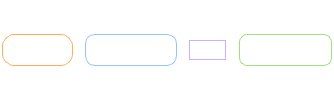
         <widget class="QWidget" name="widget" native="true">
          <property name="sizePolicy">
           <sizepolicy hsizetype="Preferred" vsizetype="Maximum">
            <horstretch>0</horstretch>
            <verstretch>0</verstretch>
           </sizepolicy>
          </property>
          <property name="styleSheet">
           <string notr="true">background-color: qlineargradient(spread:pad, x1:0.5, y1:0.0284091, x2:0.5, y2:1, stop:0.191257 rgba(255, 255, 255, 0), stop:1 rgba(255, 255, 255, 255));
border-radius: 12px;
margin: 2px;
</string>
          </property>
          <layout class="QHBoxLayout" name="horizontalLayout">
           <property name="spacing">
            <number>9</number>
           </property>
           <property name="leftMargin">
            <number>0</number>
           </property>
           <property name="topMargin">
            <number>0</number>
           </property>
           <property name="rightMargin">
            <number>0</number>
           </property>
           <property name="bottomMargin">
            <number>0</number>
           </property>
           <item>
            <widget class="QPushButton" name="firefox">
             <property name="palette">
              <palette>
               <active>
                <colorrole role="WindowText">
                 <brush brushstyle="SolidPattern">
                  <color alpha="255">
                   <red>255</red>
                   <green>255</green>
                   <blue>255</blue>
                  </color>
                 </brush>
                </colorrole>
                <colorrole role="Button">
                 <brush brushstyle="RadialGradientPattern">
                  <gradient centralx="0.500000000000000" centraly="0.500000000000000" focalx="0.500000000000000" focaly="0.500000000000000" radius="0.600000000000000" type="RadialGradient" spread="PadSpread" coordinatemode="ObjectBoundingMode">
                   <gradientstop position="0.000000000000000">
                    <color alpha="200">
                     <red>255</red>
                     <green>180</green>
                     <blue>80</blue>
                    </color>
                   </gradientstop>
                   <gradientstop position="0.500000000000000">
                    <color alpha="180">
                     <red>230</red>
                     <green>90</green>
                     <blue>30</blue>
                    </color>
                   </gradientstop>
                   <gradientstop position="1.000000000000000">
                    <color alpha="220">
                     <red>190</red>
                     <green>60</green>
                     <blue>0</blue>
                    </color>
                   </gradientstop>
                  </gradient>
                 </brush>
                </colorrole>
                <colorrole role="Text">
                 <brush brushstyle="SolidPattern">
                  <color alpha="255">
                   <red>255</red>
                   <green>255</green>
                   <blue>255</blue>
                  </color>
                 </brush>
                </colorrole>
                <colorrole role="ButtonText">
                 <brush brushstyle="SolidPattern">
                  <color alpha="255">
                   <red>255</red>
                   <green>255</green>
                   <blue>255</blue>
                  </color>
                 </brush>
                </colorrole>
                <colorrole role="Base">
                 <brush brushstyle="RadialGradientPattern">
                  <gradient centralx="0.500000000000000" centraly="0.500000000000000" focalx="0.500000000000000" focaly="0.500000000000000" radius="0.600000000000000" type="RadialGradient" spread="PadSpread" coordinatemode="ObjectBoundingMode">
                   <gradientstop position="0.000000000000000">
                    <color alpha="200">
                     <red>255</red>
                     <green>180</green>
                     <blue>80</blue>
                    </color>
                   </gradientstop>
                   <gradientstop position="0.500000000000000">
                    <color alpha="180">
                     <red>230</red>
                     <green>90</green>
                     <blue>30</blue>
                    </color>
                   </gradientstop>
                   <gradientstop position="1.000000000000000">
                    <color alpha="220">
                     <red>190</red>
                     <green>60</green>
                     <blue>0</blue>
                    </color>
                   </gradientstop>
                  </gradient>
                 </brush>
                </colorrole>
                <colorrole role="Window">
                 <brush brushstyle="RadialGradientPattern">
                  <gradient centralx="0.500000000000000" centraly="0.500000000000000" focalx="0.500000000000000" focaly="0.500000000000000" radius="0.600000000000000" type="RadialGradient" spread="PadSpread" coordinatemode="ObjectBoundingMode">
                   <gradientstop position="0.000000000000000">
                    <color alpha="200">
                     <red>255</red>
                     <green>180</green>
                     <blue>80</blue>
                    </color>
                   </gradientstop>
                   <gradientstop position="0.500000000000000">
                    <color alpha="180">
                     <red>230</red>
                     <green>90</green>
                     <blue>30</blue>
                    </color>
                   </gradientstop>
                   <gradientstop position="1.000000000000000">
                    <color alpha="220">
                     <red>190</red>
                     <green>60</green>
                     <blue>0</blue>
                    </color>
                   </gradientstop>
                  </gradient>
                 </brush>
                </colorrole>
                <colorrole role="Highlight">
                 <brush brushstyle="SolidPattern">
                  <color alpha="255">
                   <red>31</red>
                   <green>155</green>
                   <blue>93</blue>
                  </color>
                 </brush>
                </colorrole>
                <colorrole role="PlaceholderText">
                 <brush brushstyle="SolidPattern">
                  <color alpha="128">
                   <red>255</red>
                   <green>255</green>
                   <blue>255</blue>
                  </color>
                 </brush>
                </colorrole>
               </active>
               <inactive>
                <colorrole role="WindowText">
                 <brush brushstyle="SolidPattern">
                  <color alpha="255">
                   <red>255</red>
                   <green>255</green>
                   <blue>255</blue>
                  </color>
                 </brush>
                </colorrole>
                <colorrole role="Button">
                 <brush brushstyle="RadialGradientPattern">
                  <gradient centralx="0.500000000000000" centraly="0.500000000000000" focalx="0.500000000000000" focaly="0.500000000000000" radius="0.600000000000000" type="RadialGradient" spread="PadSpread" coordinatemode="ObjectBoundingMode">
                   <gradientstop position="0.000000000000000">
                    <color alpha="200">
                     <red>255</red>
                     <green>180</green>
                     <blue>80</blue>
                    </color>
                   </gradientstop>
                   <gradientstop position="0.500000000000000">
                    <color alpha="180">
                     <red>230</red>
                     <green>90</green>
                     <blue>30</blue>
                    </color>
                   </gradientstop>
                   <gradientstop position="1.000000000000000">
                    <color alpha="220">
                     <red>190</red>
                     <green>60</green>
                     <blue>0</blue>
                    </color>
                   </gradientstop>
                  </gradient>
                 </brush>
                </colorrole>
                <colorrole role="Text">
                 <brush brushstyle="SolidPattern">
                  <color alpha="255">
                   <red>255</red>
                   <green>255</green>
                   <blue>255</blue>
                  </color>
                 </brush>
                </colorrole>
                <colorrole role="ButtonText">
                 <brush brushstyle="SolidPattern">
                  <color alpha="255">
                   <red>255</red>
                   <green>255</green>
                   <blue>255</blue>
                  </color>
                 </brush>
                </colorrole>
                <colorrole role="Base">
                 <brush brushstyle="RadialGradientPattern">
                  <gradient centralx="0.500000000000000" centraly="0.500000000000000" focalx="0.500000000000000" focaly="0.500000000000000" radius="0.600000000000000" type="RadialGradient" spread="PadSpread" coordinatemode="ObjectBoundingMode">
                   <gradientstop position="0.000000000000000">
                    <color alpha="200">
                     <red>255</red>
                     <green>180</green>
                     <blue>80</blue>
                    </color>
                   </gradientstop>
                   <gradientstop position="0.500000000000000">
                    <color alpha="180">
                     <red>230</red>
                     <green>90</green>
                     <blue>30</blue>
                    </color>
                   </gradientstop>
                   <gradientstop position="1.000000000000000">
                    <color alpha="220">
                     <red>190</red>
                     <green>60</green>
                     <blue>0</blue>
                    </color>
                   </gradientstop>
                  </gradient>
                 </brush>
                </colorrole>
                <colorrole role="Window">
                 <brush brushstyle="RadialGradientPattern">
                  <gradient centralx="0.500000000000000" centraly="0.500000000000000" focalx="0.500000000000000" focaly="0.500000000000000" radius="0.600000000000000" type="RadialGradient" spread="PadSpread" coordinatemode="ObjectBoundingMode">
                   <gradientstop position="0.000000000000000">
                    <color alpha="200">
                     <red>255</red>
                     <green>180</green>
                     <blue>80</blue>
                    </color>
                   </gradientstop>
                   <gradientstop position="0.500000000000000">
                    <color alpha="180">
                     <red>230</red>
                     <green>90</green>
                     <blue>30</blue>
                    </color>
                   </gradientstop>
                   <gradientstop position="1.000000000000000">
                    <color alpha="220">
                     <red>190</red>
                     <green>60</green>
                     <blue>0</blue>
                    </color>
                   </gradientstop>
                  </gradient>
                 </brush>
                </colorrole>
                <colorrole role="Highlight">
                 <brush brushstyle="SolidPattern">
                  <color alpha="255">
                   <red>31</red>
                   <green>155</green>
                   <blue>93</blue>
                  </color>
                 </brush>
                </colorrole>
                <colorrole role="PlaceholderText">
                 <brush brushstyle="SolidPattern">
                  <color alpha="128">
                   <red>255</red>
                   <green>255</green>
                   <blue>255</blue>
                  </color>
                 </brush>
                </colorrole>
               </inactive>
               <disabled>
                <colorrole role="WindowText">
                 <brush brushstyle="SolidPattern">
                  <color alpha="255">
                   <red>255</red>
                   <green>255</green>
                   <blue>255</blue>
                  </color>
                 </brush>
                </colorrole>
                <colorrole role="Button">
                 <brush brushstyle="RadialGradientPattern">
                  <gradient centralx="0.500000000000000" centraly="0.500000000000000" focalx="0.500000000000000" focaly="0.500000000000000" radius="0.600000000000000" type="RadialGradient" spread="PadSpread" coordinatemode="ObjectBoundingMode">
                   <gradientstop position="0.000000000000000">
                    <color alpha="200">
                     <red>255</red>
                     <green>180</green>
                     <blue>80</blue>
                    </color>
                   </gradientstop>
                   <gradientstop position="0.500000000000000">
                    <color alpha="180">
                     <red>230</red>
                     <green>90</green>
                     <blue>30</blue>
                    </color>
                   </gradientstop>
                   <gradientstop position="1.000000000000000">
                    <color alpha="220">
                     <red>190</red>
                     <green>60</green>
                     <blue>0</blue>
                    </color>
                   </gradientstop>
                  </gradient>
                 </brush>
                </colorrole>
                <colorrole role="Text">
                 <brush brushstyle="SolidPattern">
                  <color alpha="255">
                   <red>255</red>
                   <green>255</green>
                   <blue>255</blue>
                  </color>
                 </brush>
                </colorrole>
                <colorrole role="ButtonText">
                 <brush brushstyle="SolidPattern">
                  <color alpha="255">
                   <red>255</red>
                   <green>255</green>
                   <blue>255</blue>
                  </color>
                 </brush>
                </colorrole>
                <colorrole role="Base">
                 <brush brushstyle="RadialGradientPattern">
                  <gradient centralx="0.500000000000000" centraly="0.500000000000000" focalx="0.500000000000000" focaly="0.500000000000000" radius="0.600000000000000" type="RadialGradient" spread="PadSpread" coordinatemode="ObjectBoundingMode">
                   <gradientstop position="0.000000000000000">
                    <color alpha="200">
                     <red>255</red>
                     <green>180</green>
                     <blue>80</blue>
                    </color>
                   </gradientstop>
                   <gradientstop position="0.500000000000000">
                    <color alpha="180">
                     <red>230</red>
                     <green>90</green>
                     <blue>30</blue>
                    </color>
                   </gradientstop>
                   <gradientstop position="1.000000000000000">
                    <color alpha="220">
                     <red>190</red>
                     <green>60</green>
                     <blue>0</blue>
                    </color>
                   </gradientstop>
                  </gradient>
                 </brush>
                </colorrole>
                <colorrole role="Window">
                 <brush brushstyle="RadialGradientPattern">
                  <gradient centralx="0.500000000000000" centraly="0.500000000000000" focalx="0.500000000000000" focaly="0.500000000000000" radius="0.600000000000000" type="RadialGradient" spread="PadSpread" coordinatemode="ObjectBoundingMode">
                   <gradientstop position="0.000000000000000">
                    <color alpha="200">
                     <red>255</red>
                     <green>180</green>
                     <blue>80</blue>
                    </color>
                   </gradientstop>
                   <gradientstop position="0.500000000000000">
                    <color alpha="180">
                     <red>230</red>
                     <green>90</green>
                     <blue>30</blue>
                    </color>
                   </gradientstop>
                   <gradientstop position="1.000000000000000">
                    <color alpha="220">
                     <red>190</red>
                     <green>60</green>
                     <blue>0</blue>
                    </color>
                   </gradientstop>
                  </gradient>
                 </brush>
                </colorrole>
                <colorrole role="Highlight">
                 <brush brushstyle="SolidPattern">
                  <color alpha="255">
                   <red>31</red>
                   <green>155</green>
                   <blue>93</blue>
                  </color>
                 </brush>
                </colorrole>
                <colorrole role="PlaceholderText">
                 <brush brushstyle="SolidPattern">
                  <color alpha="128">
                   <red>255</red>
                   <green>255</green>
                   <blue>255</blue>
                  </color>
                 </brush>
                </colorrole>
               </disabled>
              </palette>
             </property>
             <property name="styleSheet">
              <string notr="true">/* ===== FIREFOX ORANGE BUTTON - BASE STYLE ===== */
QPushButton {
    /* -- Vibrant Orange Gradient -- */
    background-color: qradialgradient(
        spread:pad,
        cx:0.5, cy:0.5, radius:0.6,
        fx:0.5, fy:0.5,
        stop:0 rgba(255, 180, 80, 200),   /* Light orange */
        stop:0.5 rgba(230, 90, 30, 180),  /* Firefox orange */
        stop:1 rgba(190, 60, 0, 220)      /* Deep rust */
    );
    
    /* -- Glowing Border -- */
    border: 1px solid rgba(255, 160, 60, 220);
    border-radius: 12px;
    
    /* -- Text Styling -- */
    color: white;
    font: bold 22px &quot;Helvetica&quot;;
    padding: 8px 16px;
    text-shadow: 0 1px 2px rgba(0, 0, 0, 40);
    
    /* -- 3D Effects -- */
    box-shadow: 
        0 2px 4px rgba(0, 0, 0, 80),
        inset 0 1px 1px rgba(255, 255, 255, 120);
}

/* ===== HOVER STATE (Fire Glow) ===== */
QPushButton:hover {
    background-color: qradialgradient(
        spread:reflect,
        cx:0.5, cy:0.5, radius:0.8,
        fx:0.5, fy:0.5,
        stop:0 rgba(255, 200, 100, 220),
        stop:0.7 rgba(240, 120, 50, 200),
        stop:1 rgba(210, 70, 10, 240)
    );
    border-color: rgba(255, 180, 80, 240);
}

/* ===== PRESSED STATE (Ember Effect) ===== */
QPushButton:pressed {
    background-color: qradialgradient(
        spread:pad,
        cx:0.5, cy:0.5, radius:0.3,
        fx:0.5, fy:0.5,
        stop:0 rgba(210, 100, 40, 220),
        stop:1 rgba(170, 50, 0, 240)
    );
    box-shadow: inset 0 2px 3px rgba(0, 0, 0, 100);
}

/* ===== FIREFOX-STYLE BADGE (Optional) ===== */
QPushButton#firefoxBadge {
    background-color: rgba(230, 90, 30, 220);
    border-radius: 6px;
    padding: 2px 6px;
    font: bold 9px;
    margin-left: 5px;
}</string>
             </property>
             <property name="text">
              <string>Firefox</string>
             </property>
            </widget>
           </item>
           <item>
            <widget class="QPushButton" name="PCManFM">
             <property name="styleSheet">
              <string notr="true">/* Translucent Aqua Blue Button */
QPushButton {
    /* Semi-transparent wave gradient */
    background-color: qradialgradient(
        spread:pad,
        cx:0.5, cy:0.5, radius:0.6,
        fx:0.5, fy:0.5,
        stop:0 rgba(100, 200, 255, 180),
        stop:0.5 rgba(40, 150, 240, 160),
        stop:1 rgba(20, 120, 220, 200)
    );
    
    /* Glass-like border */
    border: 1px solid rgba(120, 180, 255, 200);
    border-radius: 10px;
    
    /* Text with subtle shadow */
    color: white;
    font: bold 22px &quot;Helvetica&quot;;
    padding: 8px 16px;
    
    /* Reflection effect */
    margin: 1px;
    box-shadow: 
        0 1px 2px rgba(255, 255, 255, 100),
        inset 0 1px 1px rgba(255, 255, 255, 80);
}

/* Hover state - brighter wave */
QPushButton:hover {
    background-color: qradialgradient(
        spread:pad,
        cx:0.5, cy:0.5, radius:0.7,
        fx:0.5, fy:0.5,
        stop:0 rgba(120, 220, 255, 200),
        stop:0.5 rgba(60, 180, 250, 180),
        stop:1 rgba(40, 150, 240, 220)
    );
    border: 1px solid rgba(150, 210, 255, 220);
}

/* Pressed state - deeper wave */
QPushButton:pressed {
    background-color: qradialgradient(
        spread:pad,
        cx:0.5, cy:0.5, radius:0.5,
        fx:0.5, fy:0.5,
        stop:0 rgba(40, 140, 230, 200),
        stop:0.5 rgba(20, 110, 210, 180),
        stop:1 rgba(10, 90, 190, 220)
    );
    padding-top: 9px;
    padding-bottom: 7px;
}

/* Disabled state - frosted glass */
QPushButton:disabled {
    background-color: qradialgradient(
        spread:pad,
        cx:0.5, cy:0.5, radius:0.6,
        fx:0.5, fy:0.5,
        stop:0 rgba(200, 220, 240, 120),
        stop:1 rgba(180, 200, 220, 150)
    );
    color: rgba(255, 255, 255, 150);
    border: 1px solid rgba(200, 220, 240, 150);
}</string>
             </property>
             <property name="text">
              <string>PCManFM</string>
             </property>
            </widget>
           </item>
           <item>
            <widget class="QPushButton" name="MPV">
             <property name="font">
              <font>
               <family>Helvetica</family>
               <pointsize>-1</pointsize>
               <italic>false</italic>
               <bold>true</bold>
              </font>
             </property>
             <property name="styleSheet">
              <string notr="true">/* ===== PURPLE AQUA BUTTON - BASE STYLE ===== */
QPushButton {
    /* -- Regal Purple Gradient -- */
    background-color: qradialgradient(
        spread:pad,
        cx:0.5, cy:0.5, radius:0.6,
        fx:0.5, fy:0.5,
        stop:0 rgba(180, 120, 255, 200),  /* Light lavender */
        stop:0.5 rgba(140, 40, 220, 180), /* Royal purple */
        stop:1 rgba(90, 0, 160, 220)      /* Deep violet */
    );
    
    /* -- Iridescent Border -- */
    border: 1px solid rgba(200, 160, 255, 220);
    border-radius: 12px;
    
    /* -- Text Styling -- */
    color: white;
    font: bold 22px &quot;Helvetica&quot;;
    padding: 8px 16px;
    text-shadow: 0 1px 2px rgba(0, 0, 0, 30);
    
    /* -- Gemstone Reflection -- */
    box-shadow: 
        0 2px 8px rgba(100, 0, 200, 80),
        inset 0 1px 1px rgba(255, 255, 255, 100);
    
    /* -- Smooth Transition -- */
    transition: all 0.2s ease-out;
}

/* ===== HOVER STATE (Amethyst Glow) ===== */
QPushButton:hover {
    background-color: qradialgradient(
        spread:reflect,
        cx:0.5, cy:0.5, radius:0.8,
        fx:0.5, fy:0.5,
        stop:0 rgba(200, 150, 255, 220),
        stop:0.7 rgba(160, 80, 240, 200),
        stop:1 rgba(110, 20, 180, 240)
    );
    border-color: rgba(220, 180, 255, 240);
    box-shadow: 0 3px 10px rgba(120, 40, 220, 120);
}

/* ===== PRESSED STATE (Deep Violet) ===== */
QPushButton:pressed {
    background-color: qradialgradient(
        spread:pad,
        cx:0.5, cy:0.5, radius:0.4,
        fx:0.5, fy:0.5,
        stop:0 rgba(130, 50, 210, 220),
        stop:1 rgba(70, 0, 140, 240)
    );
    padding-top: 9px;
    padding-bottom: 7px;
}

/* ===== ACCENT VARIATIONS ===== */
QPushButton#accent {
    /* Electric purple accent */
    border-color: rgba(180, 80, 255, 220);
    box-shadow: 0 0 8px rgba(180, 80, 255, 150);
}</string>
             </property>
             <property name="text">
              <string>MPV</string>
             </property>
            </widget>
           </item>
           <item>
            <widget class="QPushButton" name="LibreOffice">
             <property name="styleSheet">
              <string notr="true">/* ===== LIBREOFFICE GREEN BUTTON - BASE STYLE ===== */
QPushButton {
    /* -- Vibrant Green Gradient -- */
    background-color: qradialgradient(
        spread:pad,
        cx:0.5, cy:0.5, radius:0.6,
        fx:0.5, fy:0.5,
        stop:0 rgba(160, 230, 120, 200),  /* Light mint */
        stop:0.5 rgba(80, 180, 60, 180),  /* LibreOffice green */
        stop:1 rgba(30, 140, 40, 220)     /* Deep forest */
    );
    
    /* -- Crisp Border -- */
    border: 1px solid rgba(140, 220, 100, 220);
    border-radius: 8px;  /* Slightly softer than default */
    
    /* -- Professional Text -- */
    color: white;
     font: bold 22px &quot;Helvetica&quot;;
    padding: 8px 16px;
    text-shadow: 0 1px 2px rgba(0, 0, 0, 40);
    
    /* -- Document-like Depth -- */
    box-shadow: 
        0 2px 4px rgba(0, 100, 0, 60),
        inset 0 1px 1px rgba(255, 255, 255, 120);
    
    /* -- Smooth Transition -- */
    transition: all 0.15s ease-out;
}

/* ===== HOVER STATE (Fresh Growth Effect) ===== */
QPushButton:hover {
    background-color: qradialgradient(
        spread:reflect,
        cx:0.5, cy:0.5, radius:0.8,
        fx:0.5, fy:0.5,
        stop:0 rgba(180, 240, 140, 220),
        stop:0.7 rgba(100, 200, 80, 200),
        stop:1 rgba(50, 160, 60, 240)
    );
    border-color: rgba(160, 240, 120, 240);
}

/* ===== PRESSED STATE (Ink-like Depth) ===== */
QPushButton:pressed {
    background-color: qradialgradient(
        spread:pad,
        cx:0.5, cy:0.5, radius:0.4,
        fx:0.5, fy:0.5,
        stop:0 rgba(70, 160, 50, 220),
        stop:1 rgba(20, 120, 30, 240)
    );
    box-shadow: inset 0 2px 3px rgba(0, 0, 0, 100);
}

/* ===== DOCUMENT BUTTON VARIANT ===== */
QPushButton#documentAction {
    border-left: 3px solid rgba(255, 255, 255, 60);  /* Paper edge effect */
    font: bold 11px;
}</string>
             </property>
             <property name="text">
              <string>Libre office</string>
             </property>
            </widget>
           </item>
          </layout>
         </widget>
